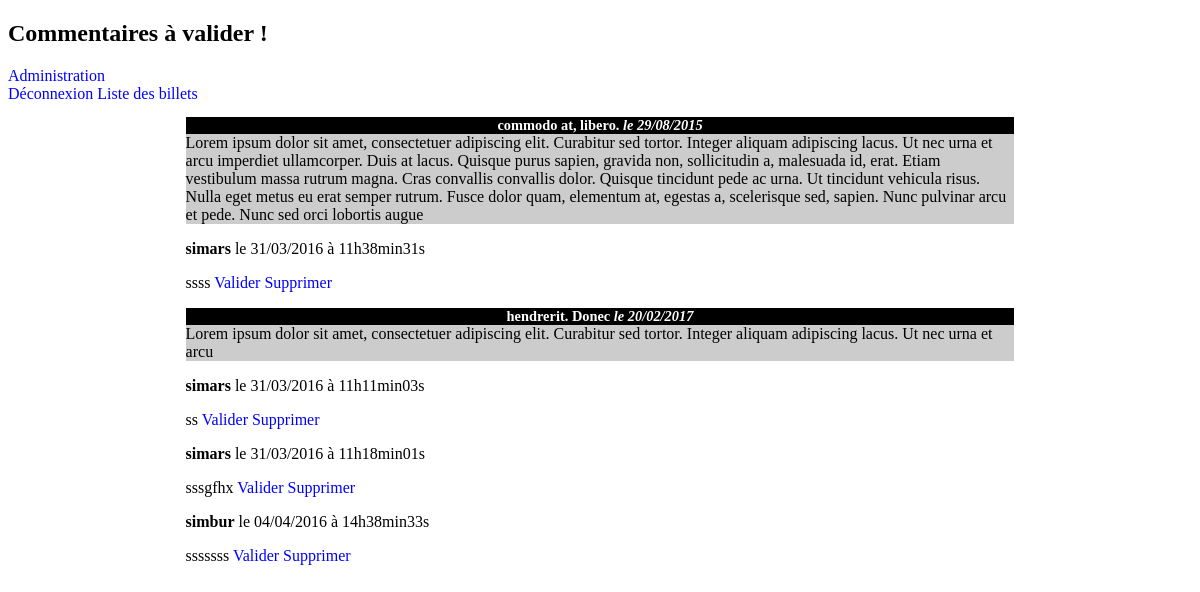
/dashboard.php (signed in), run on the app's committed database.
### tables this page shows
CREATE TABLE IF NOT EXISTS `validation` (
  `id` int(11) NOT NULL AUTO_INCREMENT,
  `auteur` varchar(255) NOT NULL,
  `commentaire` text NOT NULL,
  `email` varchar(255) NOT NULL,
  `billet_id` int(11) UNSIGNED NOT NULL,
  `date_commentaire` datetime NOT NULL,
  `statut` int(11) NOT NULL DEFAULT '0',
  PRIMARY KEY (`id`),
  KEY `fk_id_billet_validation` (`billet_id`)
);

CREATE TABLE IF NOT EXISTS `billets` (
  `id` int(11) UNSIGNED NOT NULL AUTO_INCREMENT,
  `titre` varchar(255) DEFAULT NULL,
  `contenu` text,
  `date_creation` varchar(255) DEFAULT NULL,
  `auteur` varchar(255) DEFAULT NULL,
  PRIMARY KEY (`id`)
);

### controllers/admin/dashboard.php (called while the page is built, shortened)
<?php
include_once 'modeles/admin/dashboard.php';
$validations=commentairesvalidation();
foreach($validations as $cle =>$validation){
    $validations[$cle]['titre']=  htmlspecialchars($validation['titre']);
    $validations[$cle]['contenu']=  nl2br(htmlspecialchars($validation['contenu']));
    $validations[$cle]['date_creation']=$validation['date_creation'];
    $validations[$cle]['auteur']=  htmlspecialchars($validation['auteur']);
    $validations[$cle]['date_commentaire_fr']=$validation['date_commentaire_fr'];
    $validations[$cle]['commentaire']=  nl2br(htmlspecialchars($validation['commentaire']));
    $validations[$cle]['email']=$validation['email'];
    $validations[$cle]['billet_id']=$validation['billet_id'];
    $validations[$cle]['id']=$validation['id'];
}
include_once 'vues/admin/dashboard.php';

### modeles/admin/dashboard.php (called while the page is built)
<?php
function commentairesvalidation()
{
    global $bdd;
    $req = $bdd->prepare('SELECT b.id,b.titre, b.contenu,DATE_FORMAT(date_creation,\'%d/%m/%Y\')AS date_creation ,v.auteur,v.billet_id, v.commentaire,v.email, DATE_FORMAT(date_commentaire, \'%d/%m/%Y à %Hh%imin%ss\') AS date_commentaire_fr'
        . '                  FROM billets b'
        . '                 LEFT JOIN validation v ON b.id=v.billet_id WHERE statut =0 order by v.billet_id');
    $req->execute();
    $validation = $req->fetchAll();
    return $validation;
}

### vues/admin/dashboard.php (the view, shortened to what this page needs)
<!DOCTYPE html>
<html>
    <head>
        <link href="vues/blog/style.css" rel="stylesheet" />
    </head>
    <body>
        <h2>Commentaires à valider !</h2>
        <a href="dashboard.php">Administration</a><br/>
        <a href="deconnexion.php">Déconnexion</a>
        <a href="blog.php">Liste des billets</a>
        <?php
        $currentbilletid = $lastbilletid = null;
        foreach ($validations as $validation) {
            $currentbilletid = $validation['billet_id'];
            if ($validation['billet_id'] = $validation['id']) {
                if ($currentbilletid != $lastbilletid) {
                    ?>
                    <article>
                        <h3>
                            <?php echo $validation['titre']; ?>
                            <em>le <?php echo $validation['date_creation']; ?></em>
                        </h3>
                        <p>
                            <?php echo $validation['contenu']; ?>
                            <br />
                        </p>
                    </article>
                <?php } ?>
                <div class="com">
                    <strong><?php echo $validation['auteur']; ?></strong> le <?php echo $validation['date_commentaire_fr']; ?></p>
                <p> <?php echo $validation['commentaire']; ?>
                    <a href="">Valider</a>
                    <a href="">Supprimer</a>
                </p></div>
            <?php
        }
        $lastbilletid = $currentbilletid;
    }

### dashboard.php
<?php
include_once('modeles/blog/bdd.php');
if (!isset($_GET['section']) OR $_GET['section'] == 'dashboard')
{
    include_once('controllers/admin/dashboard.php');
}

### vues/blog/style.css (style rules this page uses)
h1, h3 { text-align:center; }
h3 { background-color:black; color:white; font-size:0.9em; margin-bottom:0px; }
article p { background-color:#CCCCCC; margin-top:0px; }
article { width:70%; margin:auto; }
a { text-decoration: none; color: blue; }
.com,#pag { width:70%; margin:0 auto; }
.com { clear: both; }

### data on the page
validation: billet.titre "commodo at, libero.", date_creation "29/08/2015", billet.contenu "Lorem ipsum dolor sit amet, consectetuer adipiscing elit. Curabitur sed tortor. Integer aliquam adipiscing lacus. Ut nec urna et arcu imperdiet ullamcorper. Duis at lacus. Quisque purus sapien, gravida non, sollicitudin a, malesuada id, erat. Etiam vestibulum massa rutrum magna. Cras convallis convallis dolor. Quisque tincidunt pede ac urna. Ut tincidunt vehicula risus. Nulla eget metus eu erat semper rutrum. Fusce dolor quam, elementum at, egestas a, scelerisque sed, sapien. Nunc pulvinar arcu et pede. Nunc sed orci lobortis augue", auteur "simars", date_commentaire_fr "31/03/2016 à 11h38min31s", commentaire "ssss"
validation: billet.titre "hendrerit. Donec", date_creation "20/02/2017", billet.contenu "Lorem ipsum dolor sit amet, consectetuer adipiscing elit. Curabitur sed tortor. Integer aliquam adipiscing lacus. Ut nec urna et arcu", auteur "simars", date_commentaire_fr "31/03/2016 à 11h11min03s", commentaire "ss"
validation: auteur "simars", date_commentaire_fr "31/03/2016 à 11h18min01s", commentaire "sssgfhx"
validation: auteur "simbur", date_commentaire_fr "04/04/2016 à 14h38min33s", commentaire "sssssss"
